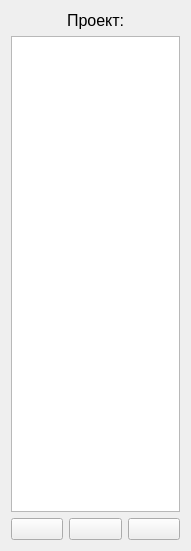
     <widget class="QWidget" name="layoutWidget">
      <property name="geometry">
       <rect>
        <x>520</x>
        <y>10</y>
        <width>191</width>
        <height>551</height>
       </rect>
      </property>
      <layout class="QVBoxLayout" name="verticalLayout_4">
       <item>
        <layout class="QHBoxLayout" name="horizontalLayout_6">
         <item>
          <widget class="QLabel" name="label_82">
           <property name="maximumSize">
            <size>
             <width>42</width>
             <height>20</height>
            </size>
           </property>
           <property name="text">
            <string/>
           </property>
          </widget>
         </item>
         <item>
          <widget class="QLabel" name="label_81">
           <property name="maximumSize">
            <size>
             <width>56</width>
             <height>20</height>
            </size>
           </property>
           <property name="font">
            <font>
             <pointsize>12</pointsize>
            </font>
           </property>
           <property name="text">
            <string>Проект:</string>
           </property>
          </widget>
         </item>
         <item>
          <widget class="QLabel" name="label_83">
           <property name="maximumSize">
            <size>
             <width>42</width>
             <height>20</height>
            </size>
           </property>
           <property name="text">
            <string/>
           </property>
          </widget>
         </item>
        </layout>
       </item>
       <item>
        <widget class="QListWidget" name="listWidget">
         <property name="font">
          <font>
           <pointsize>10</pointsize>
           <weight>75</weight>
           <bold>true</bold>
          </font>
         </property>
        </widget>
       </item>
       <item>
        <layout class="QHBoxLayout" name="horizontalLayout">
         <item>
          <widget class="QPushButton" name="savaToDB">
           <property name="maximumSize">
            <size>
             <width>16777215</width>
             <height>35</height>
            </size>
           </property>
           <property name="text">
            <string/>
           </property>
           <property name="icon">
            <iconset resource="res.qrc">
             <normaloff>:/img/img/save.bmp</normaloff>:/img/img/save.bmp</iconset>
           </property>
           <property name="iconSize">
            <size>
             <width>30</width>
             <height>30</height>
            </size>
           </property>
          </widget>
         </item>
         <item>
          <widget class="QPushButton" name="pushButton_loadEngine">
           <property name="maximumSize">
            <size>
             <width>16777215</width>
             <height>35</height>
            </size>
           </property>
           <property name="text">
            <string/>
           </property>
           <property name="icon">
            <iconset resource="res.qrc">
             <normaloff>:/img/img/load.bmp</normaloff>:/img/img/load.bmp</iconset>
           </property>
           <property name="iconSize">
            <size>
             <width>30</width>
             <height>30</height>
            </size>
           </property>
          </widget>
         </item>
         <item>
          <widget class="QPushButton" name="pushButton_deleteEngine">
           <property name="maximumSize">
            <size>
             <width>16777215</width>
             <height>35</height>
            </size>
           </property>
           <property name="text">
            <string/>
           </property>
           <property name="icon">
            <iconset resource="res.qrc">
             <normaloff>:/img/img/delete.bmp</normaloff>:/img/img/delete.bmp</iconset>
           </property>
           <property name="iconSize">
            <size>
             <width>30</width>
             <height>30</height>
            </size>
           </property>
          </widget>
         </item>
        </layout>
       </item>
      </layout>
     </widget>
